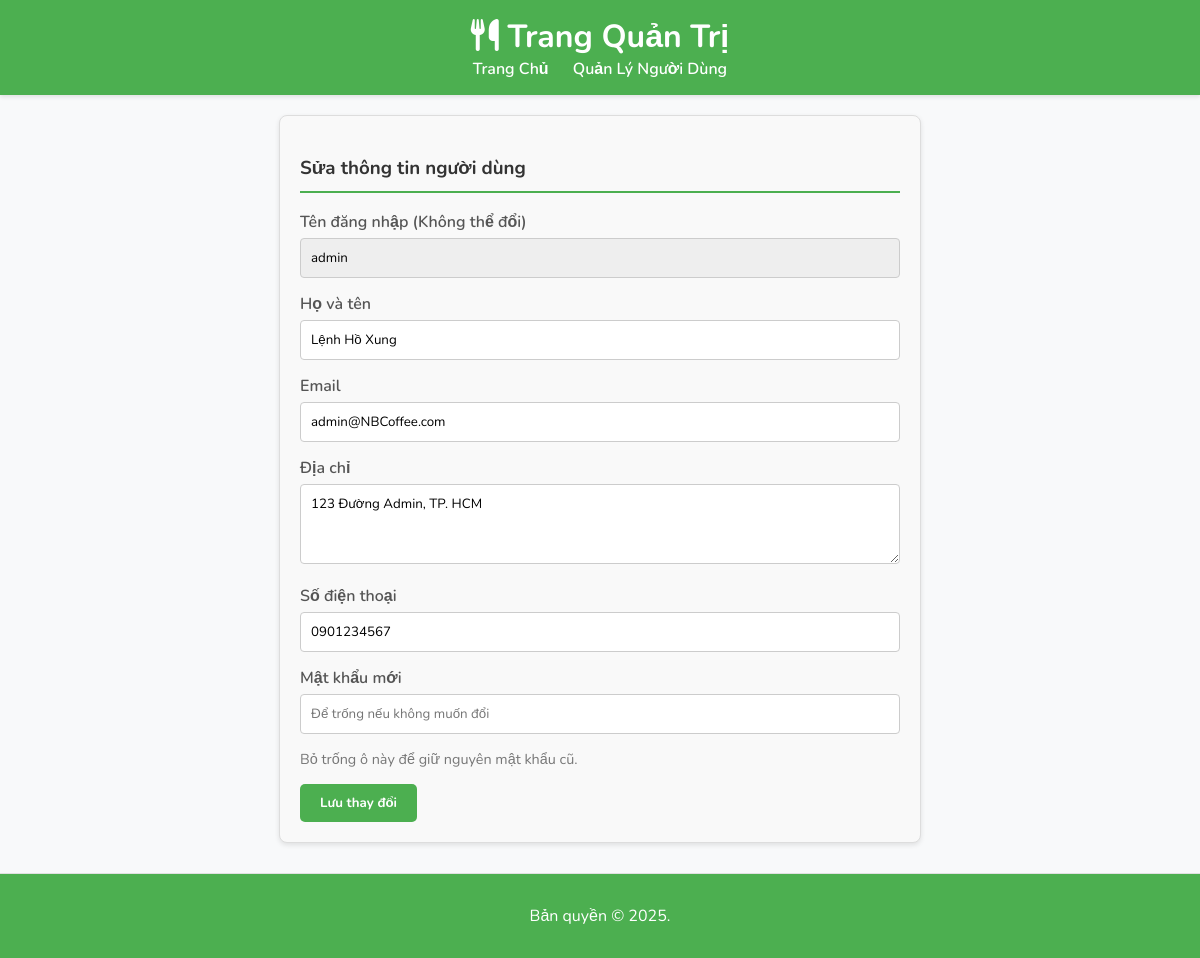
The app's page /Admin/indexnguoidung.php?do=nguoidung_sua&id=3, older data.
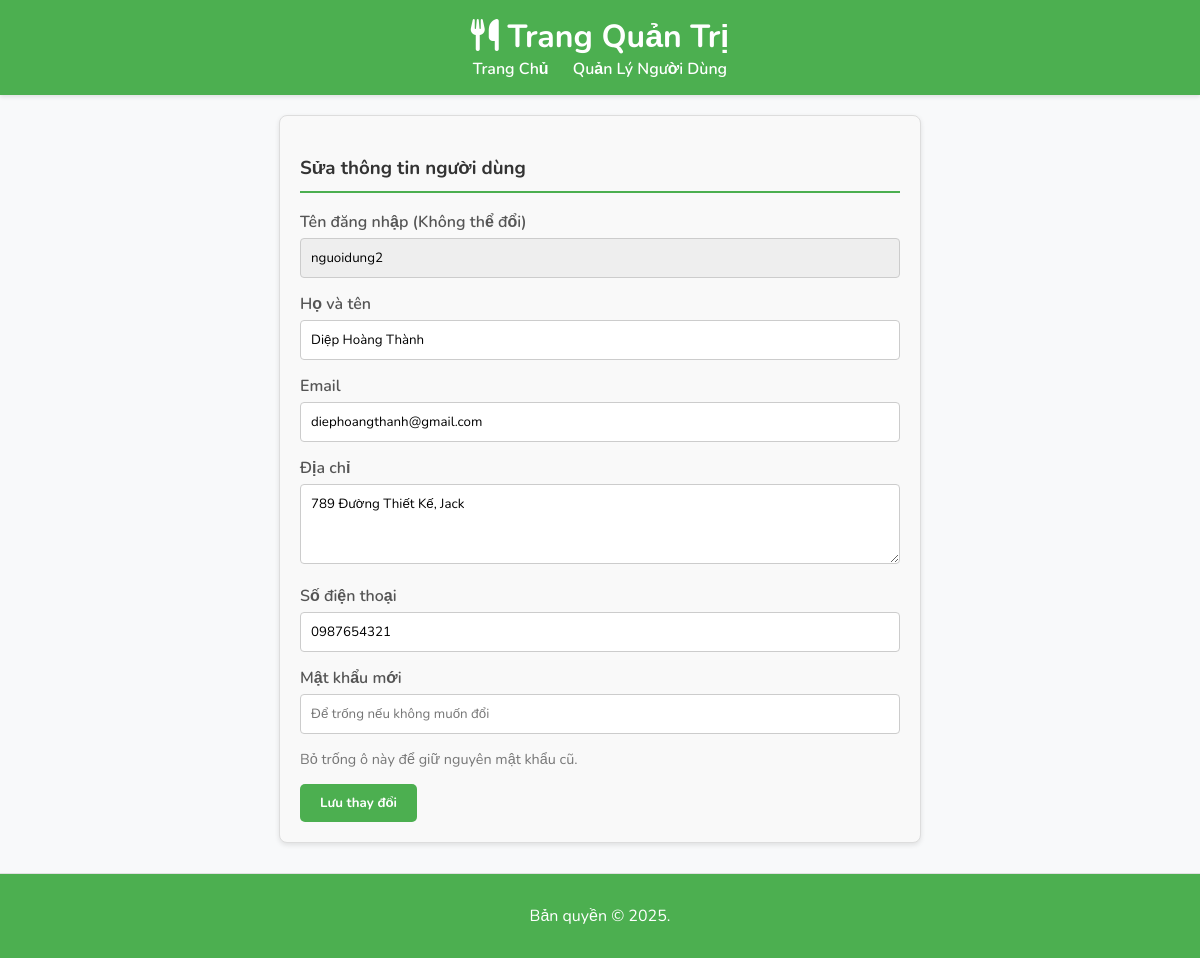
The same page, newer data.
### tables this page shows
CREATE TABLE IF NOT EXISTS `nguoi_dung` (
  `id_nguoi_dung` INT(11) NOT NULL AUTO_INCREMENT,
  `ten_dang_nhap` VARCHAR(100) NOT NULL UNIQUE,
  `mat_khau` VARCHAR(255) NOT NULL,
  `ho_ten` VARCHAR(255),
  `email` VARCHAR(255) UNIQUE,
  `dia_chi` TEXT,
  `so_dien_thoai` VARCHAR(15),
  `vai_tro` TINYINT(1) DEFAULT 0,
  `Khoa` tinyint(1) NOT NULL,
  PRIMARY KEY (`id_nguoi_dung`)
);

### Admin/nguoidung_sua.php (the view, shortened to what this page needs)
<?php
$id = (int)$_GET['id'];
$sql_select = "SELECT * FROM `nguoi_dung` WHERE `id_nguoi_dung` = ?";
$stmt_select = $connect->prepare($sql_select);
$stmt_select->bind_param("i", $id);
$stmt_select->execute();
$result = $stmt_select->get_result();
$dong = $result->fetch_assoc();
?>
<div class="form-container">
    <h3>Sửa thông tin người dùng</h3>
    <form action="indexnguoidung.php?do=nguoidung_sua&id=<?php echo $dong['id_nguoi_dung']; ?>" method="POST">
        <div class="form-group">
            <label for="ten_dang_nhap">Tên đăng nhập (Không thể đổi)</label>
            <input type="text" id="ten_dang_nhap" name="ten_dang_nhap" value="<?php echo htmlspecialchars($dong['ten_dang_nhap']); ?>" readonly>
        </div>
        <div class="form-group">
            <label for="ho_ten">Họ và tên</label>
            <input type="text" id="ho_ten" name="ho_ten" value="<?php echo htmlspecialchars($dong['ho_ten']); ?>" required>
        </div>
        <div class="form-group">
            <label for="email">Email</label>
            <input type="email" id="email" name="email" value="<?php echo htmlspecialchars($dong['email']); ?>" required>
        </div>
        <div class="form-group">
            <label for="dia_chi">Địa chỉ</label>
            <textarea id="dia_chi" name="dia_chi"><?php echo htmlspecialchars($dong['dia_chi']); ?></textarea>
        </div>
        <div class="form-group">
            <label for="so_dien_thoai">Số điện thoại</label>
            <input type="text" id="so_dien_thoai" name="so_dien_thoai" value="<?php echo htmlspecialchars($dong['so_dien_thoai']); ?>">
        </div>
        <div class="form-group">
            <label for="mat_khau">Mật khẩu mới</label>
            <input type="password" id="mat_khau" name="mat_khau" placeholder="Để trống nếu không muốn đổi">
            <p class="password-note">Bỏ trống ô này để giữ nguyên mật khẩu cũ.</p>
        </div>
        <button type="submit" class="btn-submit">Lưu thay đổi</button>
    </form>
</div>

### Admin/indexnguoidung.php (shortened to what this page needs)
<?php
    $servername = "localhost";
    $username = "root";
    $password = "";
    $dbname = "qltp";
    $connect = new mysqli($servername, $username, $password, $dbname);
    $connect->set_charset("utf8mb4");
    $do = $_GET['do'] ?? 'trangchu';
?>
<!DOCTYPE html>
<html lang="vi">
<head>
    <link rel="stylesheet" href="https://cdnjs.cloudflare.com/ajax/libs/font-awesome/6.5.2/css/all.min.css">
</head>
<body>
    <header>
        <h1><i class="fa-solid fa-utensils"></i> Trang Quản Trị</h1>
        <nav>
            <a href="indexnguoidung.php?do=trangchu">Trang Chủ</a>
            <a href="indexnguoidung.php?do=nguoidung">Quản Lý Người Dùng</a>
        </nav>
    </header>
    <main>
        <?php
        switch ($do) {
            case 'nguoidung_sua':
                include 'nguoidung_sua.php';
                break;
                ?>
                <?php
        }
        ?>
    </main>
    <footer>
        <p>Bản quyền &copy; <?php echo date("Y"); ?>.</p>
    </footer>
</body>
</html>

### Admin/indexnguoidung.php (style rules this page uses)
body { font-family: 'Nunito', Arial, sans-serif; background-color: #f8f9fa; margin: 0; padding: 0; }
header, footer { background-color: #4CAF50; color: white; padding: 15px 20px; text-align: center; box-shadow: 0 2px 4px rgba(0,0,0,0.1); }
header h1 { margin: 0; font-weight: 700; }
header nav a { color: white; margin: 0 10px; text-decoration: none; font-weight: 600; transition: opacity 0.2s; }
main { min-height: 60vh; }
footer { margin-top: 30px; box-shadow: none; border-top: 1px solid #e0e0e0; }
.form-container { width: 90%; max-width: 600px; margin: 20px auto; padding: 20px; background-color: #f9f9f9; border: 1px solid #ddd; border-radius: 8px; box-shadow: 0 2px 5px rgba(0,0,0,0.1); }
.form-container h3 { color: #333; border-bottom: 2px solid #4CAF50; padding-bottom: 10px; }
.form-group { margin-bottom: 15px; }
.form-group label { display: block; margin-bottom: 5px; font-weight: 600; color: #555; }
.form-group input[type="text"], .form-group input[type="email"], .form-group input[type="password"], .form-group textarea { width: 100%; padding: 10px; border: 1px solid #ccc; border-radius: 4px; box-sizing: border-box; font-family: 'Nunito', Arial, sans-serif; }
.form-group input[readonly] { background-color: #eee; cursor: not-allowed; }
.form-group textarea { resize: vertical; min-height: 80px; }
.password-note { font-size: 0.9em; color: #777; }
.btn-submit { display: inline-block; padding: 10px 20px; background-color: #4CAF50; color: white; border: none; border-radius: 5px; font-weight: 700; cursor: pointer; font-family: 'Nunito', Arial, sans-serif; transition: background-color 0.2s; }

Row changes from the older to the newer data that the page shows:
changed nguoi_dung: ten_dang_nhap "admin" → "nguoidung2"; ho_ten "Lệnh Hồ Xung" → "Diệp Hoàng Thành"; email "admin@NBCoffee.com" → "diephoangthanh@gmail.com"; dia_chi "123 Đường Admin, TP. HCM" → "789 Đường Thiết Kế, Jack"; so_dien_thoai "0901234567" → "0987654321"
